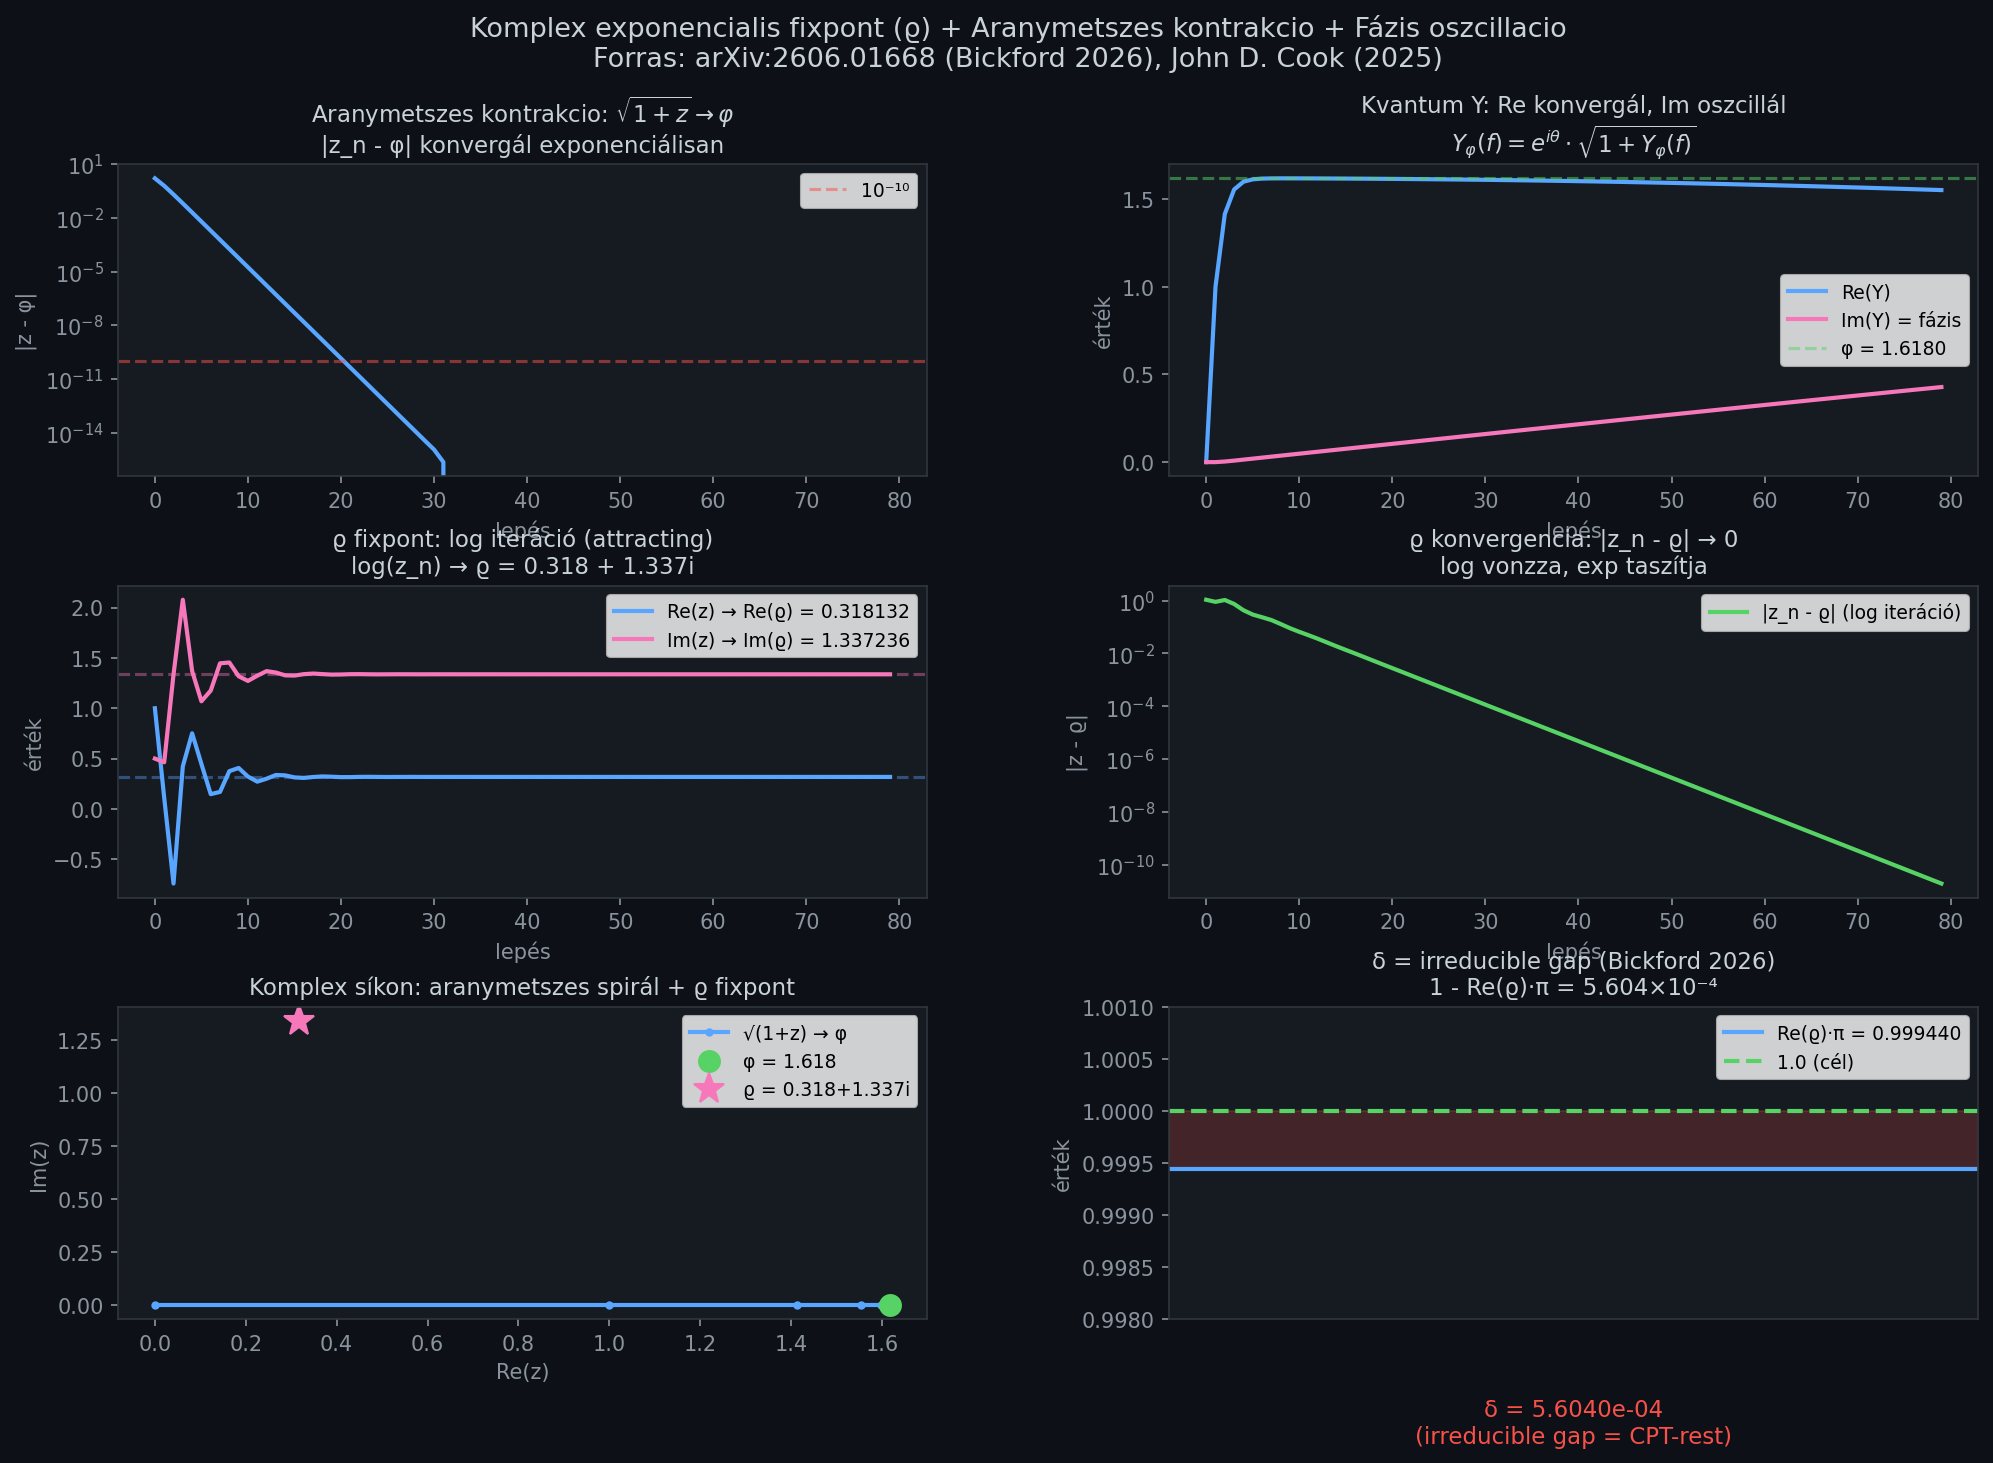

Source code (Python):
"""
Komplex exponencialis fixpont (ϱ) + aranymetszes kontrakcio + fazis oszcillacio
Forras: arXiv:2606.01668 (Bickford 2026) — Self-Referential Fixed Point of Complex Exponential
Forras: John D. Cook (2025) — Complex golden convergence
"""
import numpy as np
import matplotlib.pyplot as plt
from matplotlib.gridspec import GridSpec

# ─── ϱ = komplex exponencialis fixpont ──────────────────────
# exp(ϱ) = ϱ, ϱ = -W_{-1}(-1)
# Numerikusan: ϱ ≈ 0.3181315052047648 + 1.3372357014306894i
# Iteracio: z_{n+1} = log(z_n)  (attracting, |log'| = 1/|ϱ| < 1)
#           z_{n+1} = exp(z_n)  (repelling, |exp'| = |ϱ| > 1)

N = 80

# 1. Aranymetszes kontrakcio: z_{n+1} = √(1+z_n) → φ
def golden_contraction(n):
    z = 0.0 + 0j
    for _ in range(n):
        z = np.sqrt(1 + z)
    return z

# 2. Kvantum Y = kontrakcio + fazis
def kvantum_y(n, theta=2*np.pi / (1.618033988749895**2)):
    z = 0.0 + 0j
    for k in range(n):
        kontrakcio = np.sqrt(1 + z)
        fazis = np.exp(1j * theta * 0.001 * k)
        z = fazis * kontrakcio
    return z

# 3. ϱ fixpont iteracio (log = attracting)
def ro_log_iter(n):
    z = 1.0 + 0.5j  # kezdoertek a bazisban
    for _ in range(n):
        z = np.log(z)  # log vonzza a fixpontot
    return z

# 4. ϱ fixpont iteracio (exp = repelling, de altalanos)
def ro_exp_iter(n):
    z = 0.3 + 1.3j  # kezdoertek a fixpont kozel
    for _ in range(n):
        z = np.exp(z)
    return z

# ─── Adatok ─────────────────────────────────────────────────
phi = (1 + np.sqrt(5)) / 2
ro = 0.3181315052047648 + 1.3372357014306894j
delta_ro = 1 - ro.real * np.pi

ks = np.arange(N)
arany = [golden_contraction(k) for k in ks]
arany_conv = [abs(z - phi) for z in arany]

kvantum_y_z = [kvantum_y(k) for k in ks]
kvantum_y_re = [z.real for z in kvantum_y_z]
kvantum_y_im = [z.imag for z in kvantum_y_z]
kvantum_y_abs = [abs(z - phi) for z in kvantum_y_z]

ro_log_z = [ro_log_iter(k) for k in ks]
ro_log_re = [z.real for z in ro_log_z]
ro_log_im = [z.imag for z in ro_log_z]
ro_log_abs = [abs(z - ro) for z in ro_log_z]

# ─── Rajzolas ───────────────────────────────────────────────
fig = plt.figure(figsize=(16, 10), facecolor='#0d1117')
gs = GridSpec(3, 2, hspace=0.35, wspace=0.3)

# 1. Aranymetszes kontrakcio (konvergencia)
ax1 = fig.add_subplot(gs[0, 0], facecolor='#161b22')
ax1.semilogy(ks, arany_conv, color='#58a6ff', linewidth=2)
ax1.set_title('Aranymetszes kontrakcio: $\\sqrt{1+z} \\to \\varphi$\n|z_n - φ| konvergál exponenciálisan', color='#c9d1d9', fontsize=11)
ax1.set_xlabel('lepés', color='#8b949e')
ax1.set_ylabel('|z - φ|', color='#8b949e')
ax1.tick_params(colors='#8b949e')
for spine in ax1.spines.values(): spine.set_color('#30363d')
ax1.axhline(1e-10, color='#f85149', linestyle='--', alpha=0.5, label='10⁻¹⁰')
ax1.legend(fontsize=9)

# 2. Kvantum Y: Re vs Im
ax2 = fig.add_subplot(gs[0, 1], facecolor='#161b22')
ax2.plot(ks, kvantum_y_re, color='#58a6ff', linewidth=2, label='Re(Y)')
ax2.plot(ks, kvantum_y_im, color='#f778ba', linewidth=2, label='Im(Y) = fázis')
ax2.axhline(phi, color='#56d364', linestyle='--', alpha=0.5, label=f'φ = {phi:.4f}')
ax2.set_title('Kvantum Y: Re konvergál, Im oszcillál\n$Y_\\varphi(f) = e^{i\\theta} \\cdot \\sqrt{1 + Y_\\varphi(f)}$', color='#c9d1d9', fontsize=11)
ax2.set_xlabel('lepés', color='#8b949e')
ax2.set_ylabel('érték', color='#8b949e')
ax2.tick_params(colors='#8b949e')
for spine in ax2.spines.values(): spine.set_color('#30363d')
ax2.legend(fontsize=9)

# 3. ϱ fixpont iteráció (log = attracting)
ax3 = fig.add_subplot(gs[1, 0], facecolor='#161b22')
ax3.plot(ks, ro_log_re, color='#58a6ff', linewidth=2, label=f'Re(z) → Re(ϱ) = {ro.real:.6f}')
ax3.plot(ks, ro_log_im, color='#f778ba', linewidth=2, label=f'Im(z) → Im(ϱ) = {ro.imag:.6f}')
ax3.axhline(ro.real, color='#58a6ff', linestyle='--', alpha=0.4)
ax3.axhline(ro.imag, color='#f778ba', linestyle='--', alpha=0.4)
ax3.set_title('ϱ fixpont: log iteráció (attracting)\nlog(z_n) → ϱ = 0.318 + 1.337i', color='#c9d1d9', fontsize=11)
ax3.set_xlabel('lepés', color='#8b949e')
ax3.set_ylabel('érték', color='#8b949e')
ax3.tick_params(colors='#8b949e')
for spine in ax3.spines.values(): spine.set_color('#30363d')
ax3.legend(fontsize=9)

# 4. ϱ konvergencia: |z_n - ϱ|
ax4 = fig.add_subplot(gs[1, 1], facecolor='#161b22')
ax4.semilogy(ks, ro_log_abs, color='#56d364', linewidth=2, label='|z_n - ϱ| (log iteráció)')
ax4.set_title('ϱ konvergencia: |z_n - ϱ| → 0\nlog vonzza, exp taszítja', color='#c9d1d9', fontsize=11)
ax4.set_xlabel('lepés', color='#8b949e')
ax4.set_ylabel('|z - ϱ|', color='#8b949e')
ax4.tick_params(colors='#8b949e')
for spine in ax4.spines.values(): spine.set_color('#30363d')
ax4.legend(fontsize=9)

# 5. Komplex síkon: ϱ + aranymetszes spirál
ax5 = fig.add_subplot(gs[2, 0], facecolor='#161b22')
arany_traj = [golden_contraction(k) for k in range(30)]
arany_x = [z.real for z in arany_traj]
arany_y = [z.imag for z in arany_traj]
ax5.plot(arany_x, arany_y, color='#58a6ff', linewidth=2, marker='o', markersize=3, label='√(1+z) → φ')
ax5.plot(phi, 0, 'o', color='#56d364', markersize=10, label=f'φ = {phi:.3f}')
ax5.plot(ro.real, ro.imag, '*', color='#f778ba', markersize=15, label=f'ϱ = {ro.real:.3f}+{ro.imag:.3f}i')
ax5.set_title('Komplex síkon: aranymetszes spirál + ϱ fixpont', color='#c9d1d9', fontsize=11)
ax5.set_xlabel('Re(z)', color='#8b949e')
ax5.set_ylabel('Im(z)', color='#8b949e')
ax5.tick_params(colors='#8b949e')
for spine in ax5.spines.values(): spine.set_color('#30363d')
ax5.legend(fontsize=9)

# 6. δ = irreducible gap
ax6 = fig.add_subplot(gs[2, 1], facecolor='#161b22')
ax6.axhline(ro.real * np.pi, color='#58a6ff', linewidth=2, label=f'Re(ϱ)·π = {ro.real*np.pi:.6f}')
ax6.axhline(1.0, color='#56d364', linewidth=2, linestyle='--', label='1.0 (cél)')
ax6.fill_between([0, 1], [ro.real*np.pi, ro.real*np.pi], [1.0, 1.0], alpha=0.2, color='#f85149')
ax6.text(0.5, 0.997, f'δ = {delta_ro:.4e}\n(irreducible gap = CPT-rest)', ha='center', va='center', color='#f85149', fontsize=11)
ax6.set_xlim(0, 1)
ax6.set_ylim(0.998, 1.001)
ax6.set_title('δ = irreducible gap (Bickford 2026)\n1 - Re(ϱ)·π = 5.604×10⁻⁴', color='#c9d1d9', fontsize=11)
ax6.set_xticks([])
ax6.set_ylabel('érték', color='#8b949e')
ax6.tick_params(colors='#8b949e')
for spine in ax6.spines.values(): spine.set_color('#30363d')
ax6.legend(fontsize=9)

fig.suptitle('Komplex exponencialis fixpont (ϱ) + Aranymetszes kontrakcio + Fázis oszcillacio\nForras: arXiv:2606.01668 (Bickford 2026), John D. Cook (2025)',
             color='#c9d1d9', fontsize=13, y=0.98)

plt.savefig('/Users/joco/opencode/ro_fixpont_plot.png', dpi=150, facecolor='#0d1117', bbox_inches='tight')
print("Mentve: ro_fixpont_plot.png")
